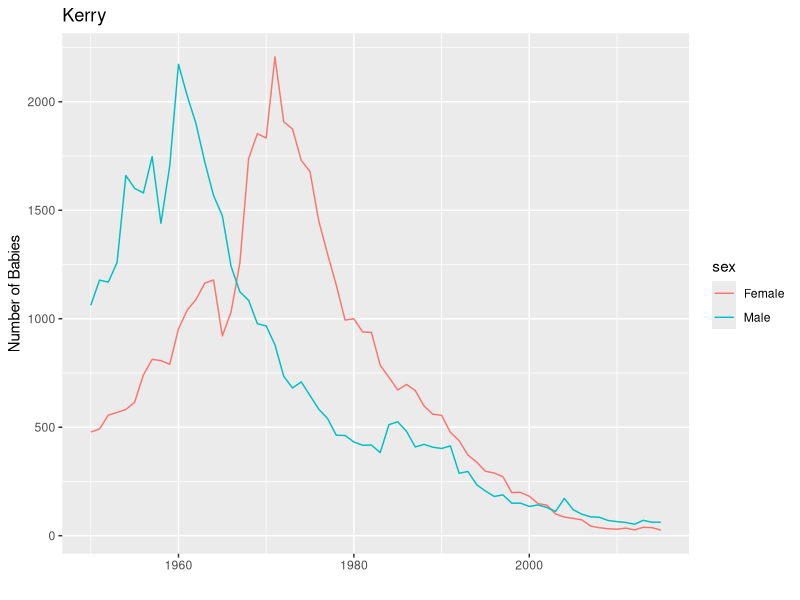
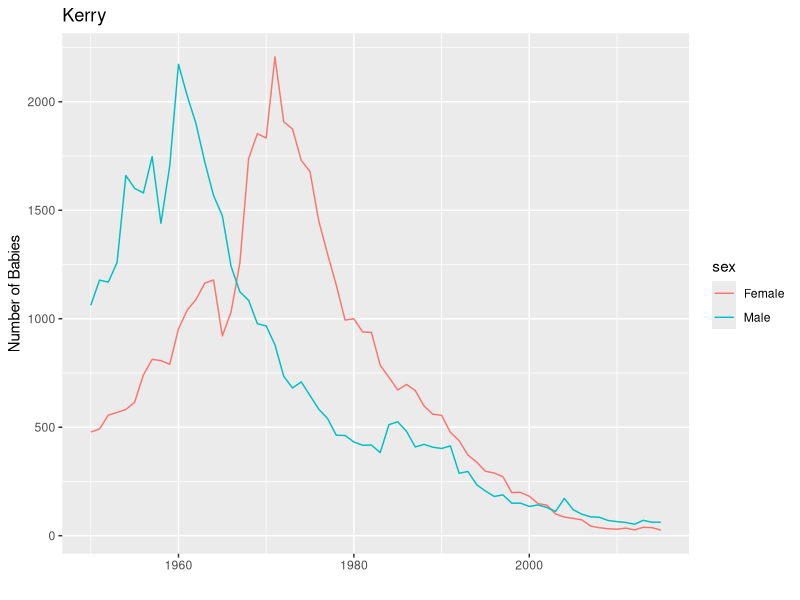

R code for these plots, in order:
# Exercise 3

# setup code
library(tidyverse)

# Load and reshape data
unisex_data <- read_csv("data/unisex.csv")
kerry <- filter(unisex_data, name=="Kerry")

# label the two peak years in this plot
# Male: 1960, Female: 1971
# use annotate() - you can call it twice, or specify vectors for x and label params
# Hint: the y limits will adjust automatically to fit your annotations
ggplot(kerry, aes(year, n, color=sex)) + 
  geom_line() + 
  labs(title="Kerry", y="Number of Babies", x="") 


# BONUS: draw a line from the label to the peaks: 
# do this with another annotate element to the plot: type "segment"
# You might want to shift your lables to accomodate the lines
# Bonus 2: change the label colors to match the lines: #f8766d and #00bfc4
# and further style the graph (I kept the line segments gray to avoid confusion 
# with the actual lines)
ggplot(kerry, aes(year, n, color=sex)) + 
  geom_line() + 
  labs(title="Kerry", y="Number of Babies", x="") 

